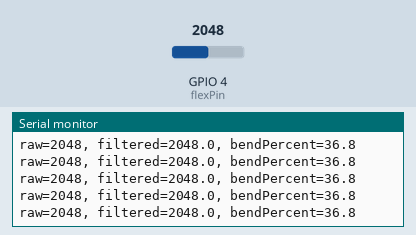
This sketch was run on a simulated ESP32. On the bench: the last lines printed to the serial monitor. Inputs (shaded band) come from the test bench; at power-on: GPIO 4 (flexPin) = 2048 (analog values on the 0–4095 scale).

Above: at 1.2 s.
1.3 s: GPIO 4 (flexPin) set to 2640
At 1.32 s:
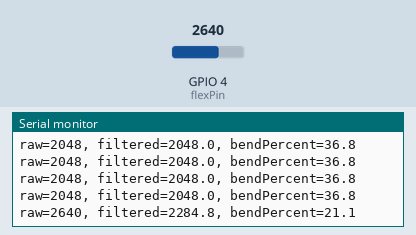
2.8 s: GPIO 4 (flexPin) set to 2560
At 2.82 s:
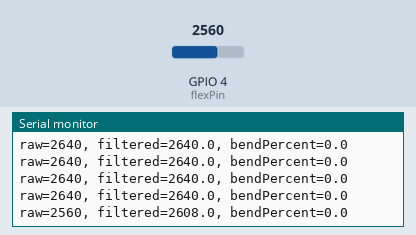
Timing chart, 0 to 5.8 s (numbered marks = the images above; inputs shaded):
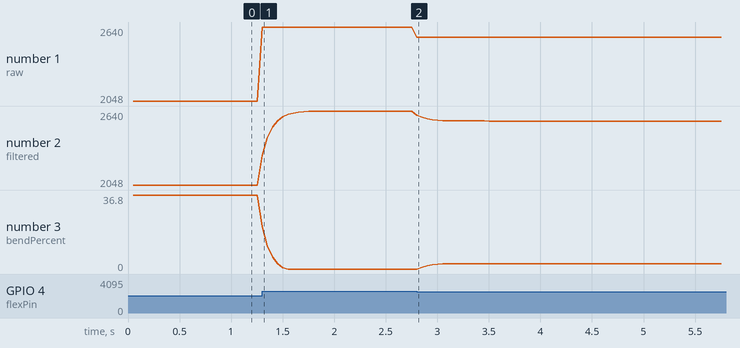

The sketch:

flexSensor.ino
```cpp
const int flexPin = 4;  // GPIO1

const unsigned long sampleIntervalMs = 50;  // 20 Hz
unsigned long lastSampleMs = 0;

// Slightly wider than theoretical range of ~1290 to ~2650
const int rawMin = 1100;
const int rawMax = 2600;

// Digital low-pass filter - Used exponential moving average
// Lower alpha = smoother but slower
// Higher alpha = faster but noisier
const float alpha = 0.40;

float filteredRaw = 0;
bool filterInitialized = false;

void setup() {
  Serial.begin(115200);

  analogReadResolution(12);          // ADC raw range: 0 to 4095
  analogSetAttenuation(ADC_11db);    // Allows reading up to about 3.3 V
}

void loop() {
  unsigned long now = millis();

  if (now - lastSampleMs >= sampleIntervalMs) {
    lastSampleMs = now;

    int raw = analogRead(flexPin);

    // Initialize filter on first reading
    if (!filterInitialized) {
      filteredRaw = raw;
      filterInitialized = true;
    } else {
      filteredRaw = alpha * raw + (1.0 - alpha) * filteredRaw;
    }

    int clampedRaw = constrain((int)filteredRaw, rawMin, rawMax);

    // Inverted scale:
    // lower raw value = more bend = higher percentage
    float bendPercent = (rawMax - clampedRaw) * 100.0 / (rawMax - rawMin);

    Serial.print("raw=");
    Serial.print(raw);

    Serial.print(", filtered=");
    Serial.print(filteredRaw, 1);

    Serial.print(", bendPercent=");
    Serial.println(bendPercent, 1);
  }
}
```

Measured:
- after the input at 1.3 s, the serial monitor: prints a new line at once (image 1)
- after the input at 2.8 s, the serial monitor: prints a new line at once (image 2)
- plotted number 1: 2048 → 2640 after the input at 1.3 s, 2640 → 2560 after the input at 2.8 s
- plotted number 2: 2048 → 2640 after the input at 1.3 s, 2640 → 2560 after the input at 2.8 s
- plotted number 3: 36.8 → 0 after the input at 1.3 s, 0 → 2.7 after the input at 2.8 s
